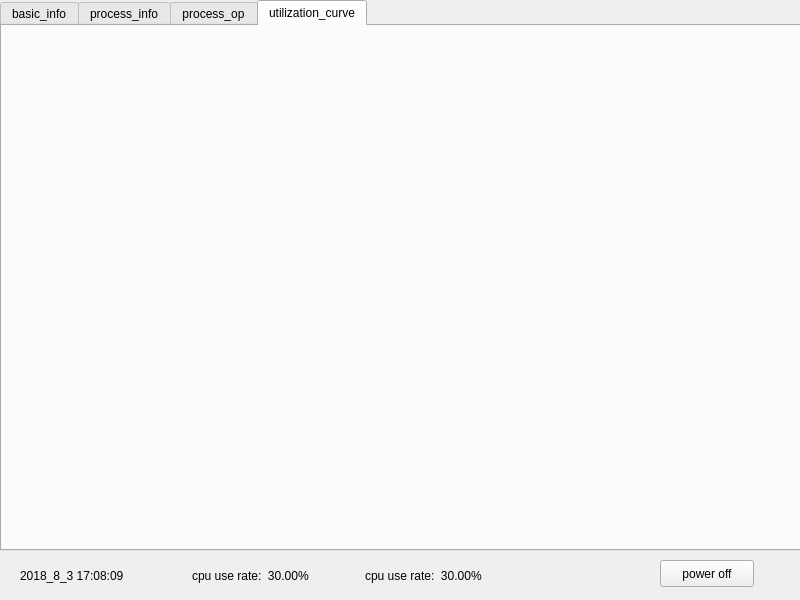
<?xml version="1.0" encoding="UTF-8"?>
<ui version="4.0">
 <class>ManWidget</class>
 <widget class="QWidget" name="ManWidget">
  <property name="geometry">
   <rect>
    <x>0</x>
    <y>0</y>
    <width>800</width>
    <height>600</height>
   </rect>
  </property>
  <property name="windowTitle">
   <string>ManWidget</string>
  </property>
  <widget class="QTabWidget" name="tabWidget">
   <property name="geometry">
    <rect>
     <x>0</x>
     <y>0</y>
     <width>801</width>
     <height>551</height>
    </rect>
   </property>
   <property name="currentIndex">
    <number>3</number>
   </property>
   <widget class="QWidget" name="basic_info">
    <attribute name="title">
     <string>basic_info</string>
    </attribute>
    <widget class="QLabel" name="label">
     <property name="geometry">
      <rect>
       <x>110</x>
       <y>30</y>
       <width>91</width>
       <height>51</height>
      </rect>
     </property>
     <property name="text">
      <string>主 机 名 称</string>
     </property>
    </widget>
    <widget class="QTextBrowser" name="host_name">
     <property name="geometry">
      <rect>
       <x>260</x>
       <y>40</y>
       <width>461</width>
       <height>41</height>
      </rect>
     </property>
    </widget>
    <widget class="QLabel" name="ostype_">
     <property name="geometry">
      <rect>
       <x>110</x>
       <y>100</y>
       <width>91</width>
       <height>51</height>
      </rect>
     </property>
     <property name="text">
      <string>系 统 版 本</string>
     </property>
    </widget>
    <widget class="QTextBrowser" name="ostype">
     <property name="geometry">
      <rect>
       <x>260</x>
       <y>110</y>
       <width>461</width>
       <height>41</height>
      </rect>
     </property>
    </widget>
    <widget class="QLabel" name="runtime_">
     <property name="geometry">
      <rect>
       <x>110</x>
       <y>240</y>
       <width>91</width>
       <height>51</height>
      </rect>
     </property>
     <property name="text">
      <string>运 行 时 间</string>
     </property>
    </widget>
    <widget class="QTextBrowser" name="starttime">
     <property name="geometry">
      <rect>
       <x>260</x>
       <y>180</y>
       <width>461</width>
       <height>41</height>
      </rect>
     </property>
    </widget>
    <widget class="QLabel" name="starttime_">
     <property name="geometry">
      <rect>
       <x>110</x>
       <y>170</y>
       <width>91</width>
       <height>51</height>
      </rect>
     </property>
     <property name="text">
      <string>启 动 时 间</string>
     </property>
    </widget>
    <widget class="QTextBrowser" name="runtime">
     <property name="geometry">
      <rect>
       <x>260</x>
       <y>250</y>
       <width>461</width>
       <height>41</height>
      </rect>
     </property>
    </widget>
    <widget class="QLabel" name="CPUinfo_">
     <property name="geometry">
      <rect>
       <x>110</x>
       <y>360</y>
       <width>91</width>
       <height>51</height>
      </rect>
     </property>
     <property name="text">
      <string>CPU 信 息</string>
     </property>
    </widget>
    <widget class="QTextBrowser" name="CPUinfo">
     <property name="geometry">
      <rect>
       <x>260</x>
       <y>320</y>
       <width>461</width>
       <height>171</height>
      </rect>
     </property>
    </widget>
   </widget>
   <widget class="QWidget" name="process_info">
    <attribute name="title">
     <string>process_info</string>
    </attribute>
    <widget class="QTableWidget" name="process_info_table">
     <property name="geometry">
      <rect>
       <x>20</x>
       <y>30</y>
       <width>761</width>
       <height>431</height>
      </rect>
     </property>
     <column>
      <property name="text">
       <string>pid</string>
      </property>
     </column>
     <column>
      <property name="text">
       <string>name</string>
      </property>
     </column>
     <column>
      <property name="text">
       <string>status</string>
      </property>
     </column>
     <column>
      <property name="text">
       <string>ppid</string>
      </property>
     </column>
     <column>
      <property name="text">
       <string>priority</string>
      </property>
     </column>
     <column>
      <property name="text">
       <string>vsize</string>
      </property>
     </column>
     <column>
      <property name="text">
       <string>rss</string>
      </property>
     </column>
    </widget>
    <widget class="QPushButton" name="update_pinfos">
     <property name="geometry">
      <rect>
       <x>313</x>
       <y>476</y>
       <width>131</width>
       <height>31</height>
      </rect>
     </property>
     <property name="text">
      <string>update</string>
     </property>
    </widget>
   </widget>
   <widget class="QWidget" name="process_op">
    <attribute name="title">
     <string>process_op</string>
    </attribute>
    <widget class="QTableWidget" name="process_searched_info">
     <property name="geometry">
      <rect>
       <x>40</x>
       <y>330</y>
       <width>711</width>
       <height>81</height>
      </rect>
     </property>
     <column>
      <property name="text">
       <string>pid</string>
      </property>
      <property name="textAlignment">
       <set>AlignCenter</set>
      </property>
     </column>
     <column>
      <property name="text">
       <string>name</string>
      </property>
     </column>
     <column>
      <property name="text">
       <string>status</string>
      </property>
     </column>
     <column>
      <property name="text">
       <string>ppid</string>
      </property>
     </column>
     <column>
      <property name="text">
       <string>priority</string>
      </property>
     </column>
     <column>
      <property name="text">
       <string>vsize</string>
      </property>
     </column>
     <column>
      <property name="text">
       <string> rss</string>
      </property>
     </column>
    </widget>
    <widget class="QLineEdit" name="search_line">
     <property name="geometry">
      <rect>
       <x>100</x>
       <y>120</y>
       <width>451</width>
       <height>27</height>
      </rect>
     </property>
    </widget>
    <widget class="QLabel" name="label_2">
     <property name="geometry">
      <rect>
       <x>301</x>
       <y>70</y>
       <width>141</width>
       <height>20</height>
      </rect>
     </property>
     <property name="text">
      <string>input pid or name</string>
     </property>
    </widget>
    <widget class="QLabel" name="label_3">
     <property name="geometry">
      <rect>
       <x>320</x>
       <y>280</y>
       <width>131</width>
       <height>20</height>
      </rect>
     </property>
     <property name="text">
      <string>information</string>
     </property>
    </widget>
    <widget class="QPushButton" name="search_button">
     <property name="geometry">
      <rect>
       <x>590</x>
       <y>120</y>
       <width>94</width>
       <height>27</height>
      </rect>
     </property>
     <property name="text">
      <string>search</string>
     </property>
    </widget>
    <widget class="QPushButton" name="kill_button">
     <property name="geometry">
      <rect>
       <x>590</x>
       <y>170</y>
       <width>101</width>
       <height>27</height>
      </rect>
     </property>
     <property name="text">
      <string>kill</string>
     </property>
    </widget>
    <widget class="QPushButton" name="run_button">
     <property name="geometry">
      <rect>
       <x>590</x>
       <y>220</y>
       <width>101</width>
       <height>27</height>
      </rect>
     </property>
     <property name="text">
      <string>run</string>
     </property>
    </widget>
   </widget>
   <widget class="QWidget" name="utilization_curve">
    <attribute name="title">
     <string>utilization_curve</string>
    </attribute>
    <widget class="QWidget" name="verticalLayoutWidget">
     <property name="geometry">
      <rect>
       <x>20</x>
       <y>30</y>
       <width>731</width>
       <height>221</height>
      </rect>
     </property>
     <layout class="QVBoxLayout" name="verticalLayout_1"/>
    </widget>
    <widget class="QWidget" name="verticalLayoutWidget_2">
     <property name="geometry">
      <rect>
       <x>20</x>
       <y>270</y>
       <width>731</width>
       <height>221</height>
      </rect>
     </property>
     <layout class="QVBoxLayout" name="verticalLayout_2"/>
    </widget>
   </widget>
  </widget>
  <widget class="QPushButton" name="power_off">
   <property name="geometry">
    <rect>
     <x>660</x>
     <y>560</y>
     <width>94</width>
     <height>27</height>
    </rect>
   </property>
   <property name="text">
    <string>power off</string>
   </property>
  </widget>
  <widget class="QWidget" name="layoutWidget">
   <property name="geometry">
    <rect>
     <x>20</x>
     <y>560</y>
     <width>511</width>
     <height>31</height>
    </rect>
   </property>
   <layout class="QHBoxLayout" name="horizontalLayout">
    <item>
     <widget class="QLabel" name="index_time">
      <property name="text">
       <string>2018_8_3 17:08:09</string>
      </property>
     </widget>
    </item>
    <item>
     <widget class="QLabel" name="index_cpu">
      <property name="text">
       <string>cpu use rate:  30.00%</string>
      </property>
     </widget>
    </item>
    <item>
     <widget class="QLabel" name="index_mem">
      <property name="text">
       <string>cpu use rate:  30.00%</string>
      </property>
     </widget>
    </item>
   </layout>
  </widget>
 </widget>
 <resources/>
 <connections/>
</ui>
